Frame 1 (no input): blank canvas, image omitted
Frame 60 (the mouse pressed at the canvas centre just before this capture): blank canvas, image omitted
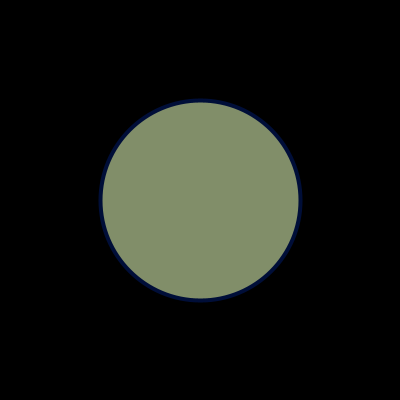
Frame 120 (the mouse held since frame 60 and released just before this capture)

The Processing sketch whose frames 1 and 60 were blank and that drew this single picture after the mouse press (run headless with seeded random() and noise(); from frame 60 on, the mouse is pressed at the canvas centre):

// Processing sketch: processing_140415
// ── processing_140415.pde

// base example for color experiments
// AW, March 2014
 
color c1,c2,c3; // Füllfarbe, Linienfarbe, Hintergrundfarbe
 
void setup() {
  background(c2);
  size(400,400);
  strokeWeight(4); 
  colorMode(HSB, 360, 100,100);
}
 
void draw() {
  defineColors();
  fill(c1);
  stroke(c3);
  ellipse(mouseX, mouseY, abs(mouseX-pmouseX), abs(mouseX-pmouseX));
}
   
void defineColors() {
  int r1 = (int)random(30,120);
  int g1 = (int)random(10, 30);
  int b1 = (int)random(50,60);
  
   c1 = color(r1,g1,b1); 
   c2 = color(204,76,17);
   c3 = color(224,213,22); 
}
